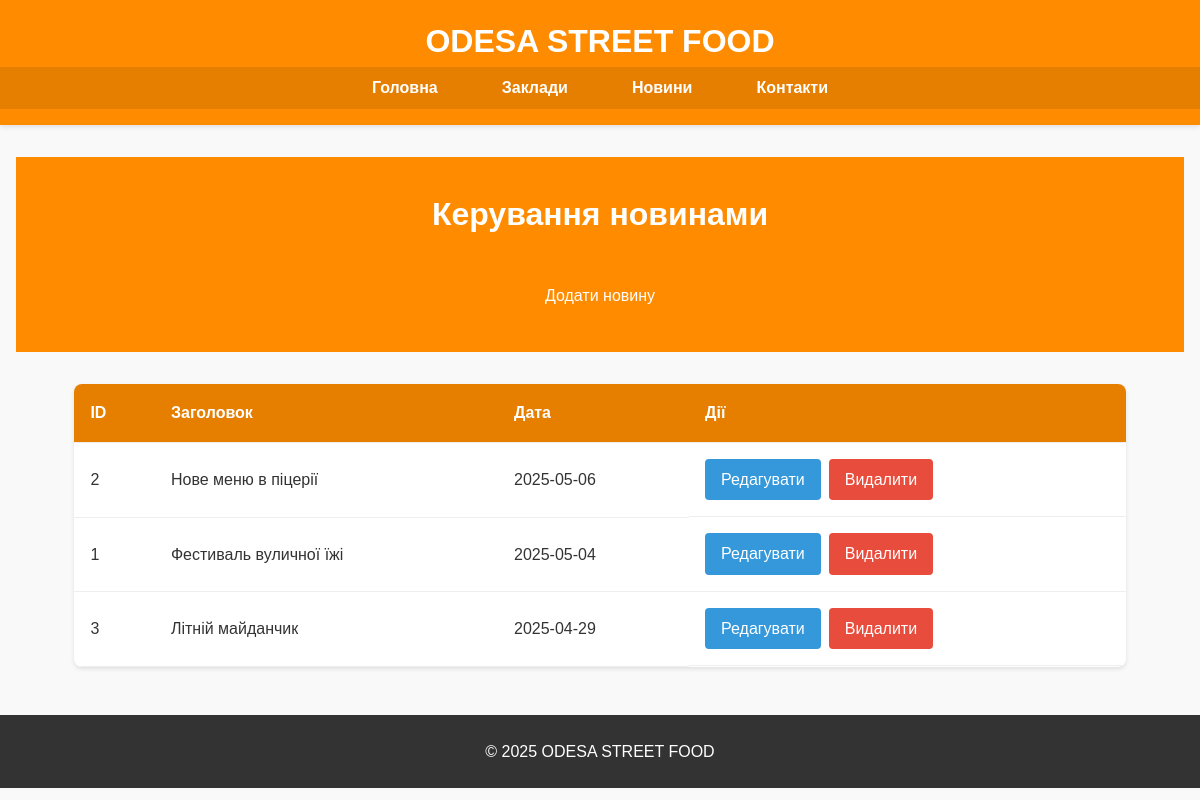
Page /admin/news on the committed database.
### tables this page shows
CREATE TABLE news
                 (
                     id
                     INTEGER
                     PRIMARY
                     KEY
                     AUTOINCREMENT,
                     title
                     TEXT
                     NOT
                     NULL,
                     date
                     TEXT
                     NOT
                     NULL,
                     content
                     TEXT
                     NOT
                     NULL,
                     image
                     TEXT
                     NOT
                     NULL
                 );

### app.py (the view)
@app.route('/admin/news')
def admin_news():
    conn = sqlite3.connect('news.db')
    c = conn.cursor()
    c.execute("SELECT * FROM news ORDER BY date DESC")
    news_items = [dict(zip(['id', 'title', 'date', 'content', 'image'], row)) for row in c.fetchall()]
    conn.close()
    return render_template('admin_news.html', now=datetime.now(), news_items=news_items)

### templates/admin_news.html (shortened to what this page needs)
{% extends "base.html" %}
{% block content %}
<section class="admin-header">
    <h1>Керування новинами</h1>
    <a href="{{ url_for('add_news') }}" class="btn">Додати новину</a>
</section>
<section class="admin-news-list">
    <div class="container">
        <table>
            <thead>
                <tr>
                    <th>ID</th>
                    <th>Заголовок</th>
                    <th>Дата</th>
                    <th>Дії</th>
                </tr>
            </thead>
            <tbody>
                {% for item in news_items %}
                <tr>
                    <td>{{ item.id }}</td>
                    <td>{{ item.title }}</td>
                    <td>{{ item.date }}</td>
                    <td class="actions">
                        <a href="{{ url_for('edit_news', news_id=item.id) }}" class="btn-edit">Редагувати</a>
                        <a href="{{ url_for('delete_news', news_id=item.id) }}" class="btn-delete">Видалити</a>
                    </td>
                </tr>
                {% endfor %}
            </tbody>
        </table>
    </div>
</section>
{% endblock %}

### static/css/style.css (style rules this page uses)
body { font-family: 'Arial', sans-serif; margin: 0; padding: 0; line-height: 1.6; color: #333; background-color: #f9f9f9; }
.admin-header { background: #ff8c00; color: white; padding: 2rem 0; text-align: center; margin-bottom: 2rem; }
.admin-header h1 { margin: 0 0 1rem 0; font-size: 2rem; }
.admin-news-list table { width: 100%; border-collapse: collapse; margin-bottom: 2rem; background: white; box-shadow: 0 2px 4px rgba(0,0,0,0.1); border-radius: 8px; overflow: hidden; }
.admin-news-list th, .admin-news-list td { padding: 1rem; text-align: left; border-bottom: 1px solid #eee; }
.admin-news-list th { background: #e67e00; color: white; font-weight: bold; }
.actions { display: flex; gap: 0.5rem; }
.btn-edit { background: #3498db; color: white; padding: 0.5rem 1rem; border-radius: 4px; text-decoration: none; transition: background 0.3s; }
.btn-delete { background: #e74c3c; color: white; padding: 0.5rem 1rem; border-radius: 4px; text-decoration: none; transition: background 0.3s; }
.container { width: 90%; max-width: 1200px; margin: 0 auto; }
.btn { display: inline-block; background: #ff8c00; color: white; padding: 0.7rem 1.5rem; border-radius: 4px; text-decoration: none; margin-top: 1rem; transition: background 0.3s; }

### rows in the picture
news: id "2", title "Нове меню в піцерії", date "2025-05-06"
news: id "1", title "Фестиваль вуличної їжі", date "2025-05-04"
news: id "3", title "Літній майданчик", date "2025-04-29"
